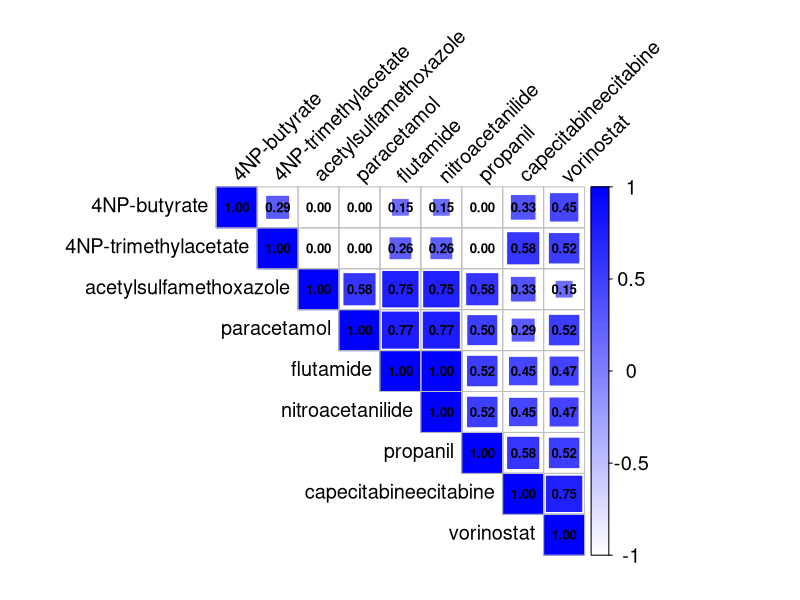

The R source for this figure:
# Load necessary libraries
library(dplyr)
library(corrplot)

# Import and process the substrate matrix CSV file
substrate_matrix <- read.csv("data/processed/hits_matrix_binary_df.csv")

# Rename columns for clarity
colnames(substrate_matrix) <- sub("cap", "capecitabine", colnames(substrate_matrix))
colnames(substrate_matrix) <- sub("trimethyl", "4NP-trimethylacetate", colnames(substrate_matrix))
colnames(substrate_matrix) <- sub("butyrate", "4NP-butyrate", colnames(substrate_matrix))

# Convert sample names to uppercase
substrate_matrix$sample_name <- toupper(substrate_matrix$sample_name)

# Remove the 'sample_name' column and any columns with zero variance
non_constant_columns <- substrate_matrix %>%
  select(-sample_name) %>%
  select_if(~ var(.) != 0)

# Calculate the correlation matrix using complete observations
cor_matrix <- cor(non_constant_columns, use = "complete.obs")

# Mask negative correlations by setting them to 0
cor_matrix[cor_matrix < 0] <- 0

# Save the correlation plot as a PNG file with squares
png("Figure_3C.png", width = 2000, height = 1600, res = 300)

corrplot(
  cor_matrix, 
  method = "square",             # Changed from "circle" to "square"
  type = "upper", 
  tl.col = "black",              # Label color
  tl.srt = 45,                   # Rotate labels for better readability
  tl.cex = 1.2,                  # Label size adjusted
  order = "hclust",              # Hierarchical clustering order
  addrect = 2,                   # Add rectangles around clusters
  col = colorRampPalette(c("white", "blue"))(200), # Color palette
  addCoef.col = "black",         # Add correlation coefficients in black
  number.cex = 0.8,              # Coefficient size adjusted
  cl.cex = 1.2,                  # Legend text size adjusted
  cl.length = 5,                 # Number of legend levels
  cl.ratio = 0.2,                # Legend size ratio
  is.corr = TRUE,                # Correctly set to TRUE for correlation matrix
  cl.lim = c(0, 1)               # Legend limits
)

# Close the PNG device to save the file
dev.off()
